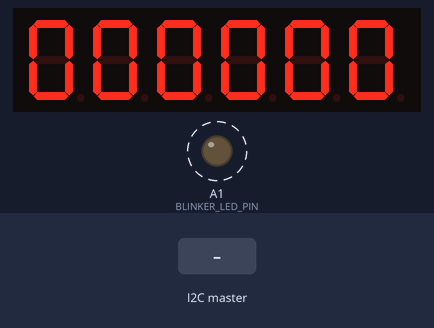
A sketch run on a simulated Arduino Uno, built with avr-gcc and run on an emulated ATmega328P. Parts: 6-digit seven-segment display, output pins drawn as LEDs (lit = HIGH). Dashed ring = blinking. Inputs (shaded band) come from the test bench. What the sketch prints to the serial monitor is not drawn.

Above: at 1.2 s.
1.3 s: the I2C master sends the byte 5
3.0 s: the I2C master sends the byte 90
4.5 s: the I2C master sends the byte 200
Timing chart, 0 to 12.0 s (numbered marks = the images above; inputs shaded):
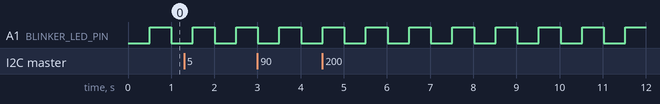

The sketch:

p2_clock.ino
```cpp
#include <SevSeg.h>
#include <Wire.h>

#define BLINKER_LED_PIN A1

SevSeg sevseg;

long previousMillis = 0;
long interval = 500;
char time_from_master[12];
long time_to_7seg;
int h, m, s;

void setup() {
  Serial.begin(115200);

  Wire.begin(9);
  Wire.onReceive(receiveEvent);

  pinMode(BLINKER_LED_PIN, OUTPUT);

  byte hardwareConfig = P_TRANSISTORS; // See README.md for options
  byte numDigits = 6;
  byte digitPins[] = {7, 6, 5, 4, 3, 2}; //Digits: 1,2,3,4 <--put one resistor (ex: 220 Ohms, or 330 Ohms, etc, on each digit pin)
  byte segmentPins[] = {12, 11, 8, 9, 10, 13, A0}; //Segments: A,B,C,D,E,F,G
  bool resistorsOnSegments = true; // 'false' means resistors are on digit pins
  bool updateWithDelays = false; // Default 'false' is Recommended
  bool leadingZeros = true; // Use 'true' if you'd like to keep the leading zeros
  bool disableDecPoint = true; // Use 'true' if your decimal point doesn't exist or isn't connected. Then, you only need to specify 7 segmentPins[]
  sevseg.begin(hardwareConfig, numDigits, digitPins, segmentPins, resistorsOnSegments, updateWithDelays, leadingZeros, disableDecPoint);  //sevseg2.begin(COMMON_ANODE, numDigits2, digitPins2, segmentPins2);
  sevseg.setBrightness(75); //Note: 100 brightness simply corresponds to a delay of 2000us after lighting each segment
}

void receiveEvent(int howMany) {
  Wire.readBytes(time_from_master, howMany);
  //time_from_master = Wire.read();    // read one character from the I2C
  Serial.print("Recieved from master: ");
  Serial.println(time_from_master);
}

void loop() {
  unsigned long currentMillis = millis();
  if (currentMillis - previousMillis > interval) {
    previousMillis = currentMillis;
    digitalWrite(BLINKER_LED_PIN, !(digitalRead(BLINKER_LED_PIN)));

    sscanf(time_from_master, "h%02dm%02ds%02d", &h, &m, &s);
    time_to_7seg = (long)h * 10000 +
                   (long)m * 100 +
                   (long)s;
    Serial.print("Sending to display: ");
    Serial.println(time_to_7seg);
  }
  sevseg.setNumber(time_to_7seg);
  sevseg.refreshDisplay(); // Must run repeatedly; don't use blocking code (ex: delay()) in the loop() function or this won't work right
}
```

Measured:
- by itself, A1 (BLINKER_LED_PIN): alternates HIGH for 0.50 s and LOW for 0.50 s
